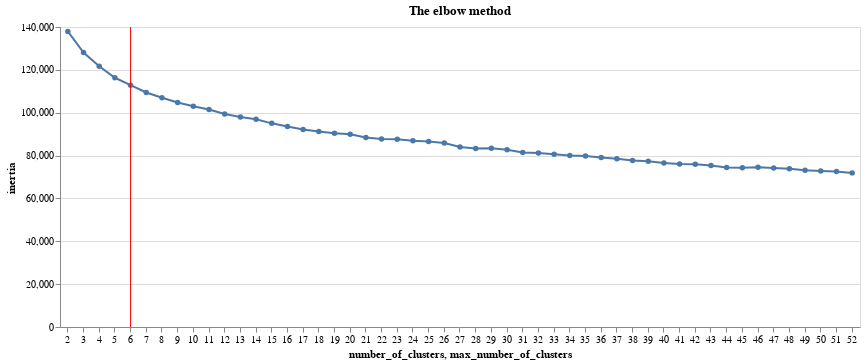

Source (notebook cell):
### Code cell
elbow = alt.Chart(df_plot).mark_line(point=True).encode(
    x=alt.X('number_of_clusters:N', axis=alt.Axis(labelAngle=0)),
    y=alt.Y('inertia'),
    tooltip=[alt.Tooltip('inertia', format='.2f')]
).properties(
    title='Inertia for number of cluster'
).properties(
    title='The elbow method'    
)

v_line = alt.Chart(pd.DataFrame({'max_number_of_clusters' : [max_number_of_clusters]})).mark_rule(color='red').encode(
    x='max_number_of_clusters:N'
)

(elbow + v_line).properties(width=800)

### Figure 1 — Vega-Lite specification as saved in the notebook (floating-point values rounded to 4 significant figures)
{"config": {"view": {"continuousWidth": 400, "continuousHeight": 300}}, "layer": [{"data": {"name": "data-06f5d01d97edd5fccc68af6fe1c79062"}, "mark": {"type": "line", "point": true}, "encoding": {"tooltip": [{"field": "inertia", "format": ".2f", "type": "quantitative"}], "x": {"axis": {"labelAngle": 0}, "field": "number_of_clusters", "type": "nominal"}, "y": {"field": "inertia", "type": "quantitative"}}, "title": "The elbow method"}, {"data": {"name": "data-21641bcc7d0ada71e0727a1797e92be0"}, "mark": {"type": "rule", "color": "red"}, "encoding": {"x": {"field": "max_number_of_clusters", "type": "nominal"}}}], "width": 800, "$schema": "https://vega.github.io/schema/vega-lite/v4.17.0.json", "datasets": {"data-06f5d01d97edd5fccc68af6fe1c79062": [{"number_of_clusters": 2, "inertia": 137900.0, "lag_inertia": null, "pct_error_reduction": null}, {"number_of_clusters": 3, "inertia": 128100.0, "lag_inertia": 137900.0, "pct_error_reduction": 0.07139}, {"number_of_clusters": 4, "inertia": 121700.0, "lag_inertia": 128100.0, "pct_error_reduction": 0.05015}, {"number_of_clusters": 5, "inertia": 116300.0, "lag_inertia": 121700.0, "pct_error_reduction": 0.04403}, {"number_of_clusters": 6, "inertia": 112900.0, "lag_inertia": 116300.0, "pct_error_reduction": 0.02972}, {"number_of_clusters": 7, "inertia": 109400.0, "lag_inertia": 112900.0, "pct_error_reduction": 0.0303}, {"number_of_clusters": 8, "inertia": 107000.0, "lag_inertia": 109400.0, "pct_error_reduction": 0.02237}, {"number_of_clusters": 9, "inertia": 104800.0, "lag_inertia": 107000.0, "pct_error_reduction": 0.02063}, {"number_of_clusters": 10, "inertia": 103000.0, "lag_inertia": 104800.0, "pct_error_reduction": 0.01722}, {"number_of_clusters": 11, "inertia": 101500.0, "lag_inertia": 103000.0, "pct_error_reduction": 0.01457}, {"number_of_clusters": 12, "inertia": 99370.0, "lag_inertia": 101500.0, "pct_error_reduction": 0.02074}, {"number_of_clusters": 13, "inertia": 97990.0, "lag_inertia": 99370.0, "pct_error_reduction": 0.01388}, {"number_of_clusters": 14, "inertia": 96970.0, "lag_inertia": 97990.0, "pct_error_reduction": 0.01039}, {"number_of_clusters": 15, "inertia": 95040.0, "lag_inertia": 96970.0, "pct_error_reduction": 0.01996}, {"number_of_clusters": 16, "inertia": 93590.0, "lag_inertia": 95040.0, "pct_error_reduction": 0.01524}, {"number_of_clusters": 17, "inertia": 92140.0, "lag_inertia": 93590.0, "pct_error_reduction": 0.01545}, {"number_of_clusters": 18, "inertia": 91230.0, "lag_inertia": 92140.0, "pct_error_reduction": 0.009944}, {"number_of_clusters": 19, "inertia": 90470.0, "lag_inertia": 91230.0, "pct_error_reduction": 0.008308}, {"number_of_clusters": 20, "inertia": 90000.0, "lag_inertia": 90470.0, "pct_error_reduction": 0.005214}, {"number_of_clusters": 21, "inertia": 88430.0, "lag_inertia": 90000.0, "pct_error_reduction": 0.01741}, {"number_of_clusters": 22, "inertia": 87690.0, "lag_inertia": 88430.0, "pct_error_reduction": 0.008353}, {"number_of_clusters": 23, "inertia": 87670.0, "lag_inertia": 87690.0, "pct_error_reduction": 0.0002793}, {"number_of_clusters": 24, "inertia": 86960.0, "lag_inertia": 87670.0, "pct_error_reduction": 0.008031}, {"number_of_clusters": 25, "inertia": 86550.0, "lag_inertia": 86960.0, "pct_error_reduction": 0.004788}, {"number_of_clusters": 26, "inertia": 85830.0, "lag_inertia": 86550.0, "pct_error_reduction": 0.008248}, {"number_of_clusters": 27, "inertia": 84000.0, "lag_inertia": 85830.0, "pct_error_reduction": 0.0213}, {"number_of_clusters": 28, "inertia": 83270.0, "lag_inertia": 84000.0, "pct_error_reduction": 0.008731}, {"number_of_clusters": 29, "inertia": 83370.0, "lag_inertia": 83270.0, "pct_error_reduction": -0.001172}, {"number_of_clusters": 30, "inertia": 82720.0, "lag_inertia": 83370.0, "pct_error_reduction": 0.007744}, {"number_of_clusters": 31, "inertia": 81420.0, "lag_inertia": 82720.0, "pct_error_reduction": 0.01575}, {"number_of_clusters": 32, "inertia": 81200.0, "lag_inertia": 81420.0, "pct_error_reduction": 0.002682}, {"number_of_clusters": 33, "inertia": 80600.0, "lag_inertia": 81200.0, "pct_error_reduction": 0.007419}, {"number_of_clusters": 34, "inertia": 80010.0, "lag_inertia": 80600.0, "pct_error_reduction": 0.007359}, {"number_of_clusters": 35, "inertia": 79830.0, "lag_inertia": 80010.0, "pct_error_reduction": 0.00214}, {"number_of_clusters": 36, "inertia": 79150.0, "lag_inertia": 79830.0, "pct_error_reduction": 0.008553}, {"number_of_clusters": 37, "inertia": 78480.0, "lag_inertia": 79150.0, "pct_error_reduction": 0.008438}, {"number_of_clusters": 38, "inertia": 77710.0, "lag_inertia": 78480.0, "pct_error_reduction": 0.009794}, {"number_of_clusters": 39, "inertia": 77320.0, "lag_inertia": 77710.0, "pct_error_reduction": 0.005038}, {"number_of_clusters": 40, "inertia": 76550.0, "lag_inertia": 77320.0, "pct_error_reduction": 0.009993}, {"number_of_clusters": 41, "inertia": 76060.0, "lag_inertia": 76550.0, "pct_error_reduction": 0.006455}, {"number_of_clusters": 42, "inertia": 75930.0, "lag_inertia": 76060.0, "pct_error_reduction": 0.001616}, {"number_of_clusters": 43, "inertia": 75330.0, "lag_inertia": 75930.0, "pct_error_reduction": 0.007902}, {"number_of_clusters": 44, "inertia": 74430.0, "lag_inertia": 75330.0, "pct_error_reduction": 0.01201}, {"number_of_clusters": 45, "inertia": 74330.0, "lag_inertia": 74430.0, "pct_error_reduction": 0.001385}, {"number_of_clusters": 46, "inertia": 74500.0, "lag_inertia": 74330.0, "pct_error_reduction": -0.00234}, {"number_of_clusters": 47, "inertia": 74240.0, "lag_inertia": 74500.0, "pct_error_reduction": 0.003471}, {"number_of_clusters": 48, "inertia": 73840.0, "lag_inertia": 74240.0, "pct_error_reduction": 0.005368}, {"number_of_clusters": 49, "inertia": 73160.0, "lag_inertia": 73840.0, "pct_error_reduction": 0.009201}, {"number_of_clusters": 50, "inertia": 72800.0, "lag_inertia": 73160.0, "pct_error_reduction": 0.004941}, {"number_of_clusters": 51, "inertia": 72540.0, "lag_inertia": 72800.0, "pct_error_reduction": 0.003645}, {"number_of_clusters": 52, "inertia": 71920.0, "lag_inertia": 72540.0, "pct_error_reduction": 0.008482}], "data-21641bcc7d0ada71e0727a1797e92be0": [{"max_number_of_clusters": 6}]}}
